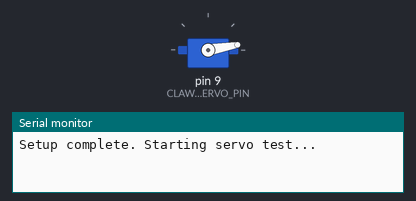
The program below on a simulated Arduino Nano, built with avr-gcc and run on an emulated ATmega328P. Shown: servo, the last lines printed to the serial monitor.

Above: at 0.05 s.
At 4.0 s:
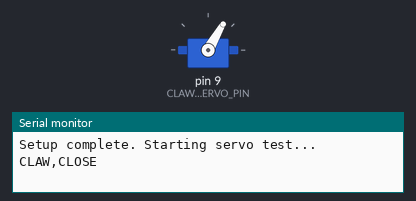
Timing chart, 0 to 9.2 s (numbered marks = the images above):
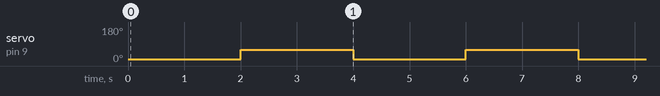

Measured:
- by itself, servo on pin 9 (CLAW_SERVO_PIN): alternates 60° for 2.0 s and 10° for 2.0 s

The program:

main.cpp
```cpp
// Hardware: Arduino Nano (ATmega328P, new bootloader) + claw servo
//
// Claw servo test. Slowly toggles the claw between its open and closed
// positions on a timer so you can watch the mechanism travel and confirm
// the endpoints don't bind. Uses the actual open/closed angles found for
// this specific claw — NOT 0/180.

#include <Arduino.h>
// PlatformIO doesn't bundle Servo like the Arduino IDE does — it's declared
// in platformio.ini (lib_deps) or this include won't resolve.
#include <Servo.h>

#define CLAW_SERVO_PIN 9  // Servo 1 (claw) per Hashim's PCB pin map

// Endpoints found by testing this exact claw — driving past these risks
// stalling the servo against the mechanism. Open first in setup() so the
// claw never powers up clamped shut.
#define CLAW_OPEN_ANGLE  10
#define CLAW_CLOSE_ANGLE 60

Servo claw;

// Non-blocking toggle: no delay() in loop(), so this pattern drops straight
// into the combined firmware where the claw has to share the loop with
// serial handling and the motors.
const unsigned long TOGGLE_INTERVAL_MS = 2000;
unsigned long lastToggleTime = 0;
bool clawOpen = true;

void setup() {
  Serial.begin(115200);
  claw.attach(CLAW_SERVO_PIN);
  claw.write(CLAW_OPEN_ANGLE);  // NEVER FORGET OR ELSE SERVO WILL BREAK
  Serial.println("Setup complete. Starting servo test...");
}

void loop() {
  unsigned long now = millis();
  if (now - lastToggleTime >= TOGGLE_INTERVAL_MS) {
    lastToggleTime = now;

    clawOpen = !clawOpen;
    if (clawOpen) {
      claw.write(CLAW_OPEN_ANGLE);
      Serial.println("CLAW,OPEN");
    } else {
      claw.write(CLAW_CLOSE_ANGLE);
      Serial.println("CLAW,CLOSE");
    }
  }
}
```
